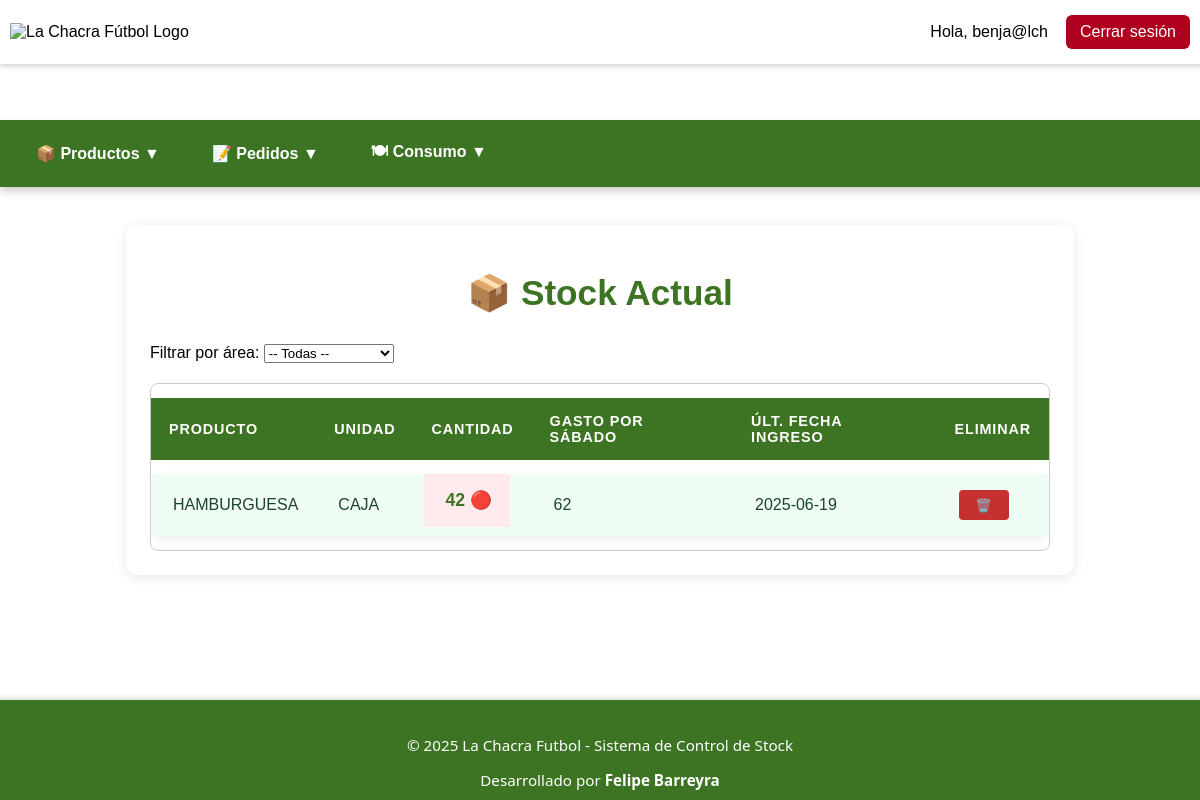
The app's page /index.php (signed in) with its own data.
### tables this page shows
CREATE TABLE `productos` (
  `id` int(11) NOT NULL,
  `nombre` varchar(100) DEFAULT NULL,
  `unidad_medida` varchar(50) DEFAULT NULL,
  `cantidad_actual` decimal(10,2) DEFAULT NULL,
  `gasto_x_sabado` decimal(10,2) DEFAULT NULL,
  `fecha_ingreso` date NOT NULL DEFAULT current_timestamp(),
  `id_area` int(11) DEFAULT NULL
);

### controllers/controllerproducto.php (called while the page is built, shortened)
<?php
require_once __DIR__ . '/../models/modelproducto.php';
class StockController {
    public function stockActual() {
        global $pdo;
        $productoModel = new Producto($pdo);
        $id_area = $_GET['id_area'] ?? null;
        if ($id_area) {
            $productos = $productoModel->obtenerProductosPorArea($id_area);
            $areaSeleccionada = $productoModel->obtenerNombreArea($id_area);
        } else {
            $productos = $productoModel->obtenerStockPorArea();
        }
        include __DIR__ . '/../views/stock/actual.php';
    }
}

### models/modelproducto.php (called while the page is built, shortened)
<?php
class Producto {
    private $pdo;
    public function __construct($pdo) {
        $this->pdo = $pdo;
    }
    public function obtenerStockPorArea() {
        $sql = "SELECT p.*, a.nombre AS nombre_area, a.id AS id_area
                FROM productos p
                JOIN areas a ON p.id_area = a.id
                ORDER BY a.nombre, p.nombre";
        $stmt = $this->pdo->query($sql);
        return $stmt->fetchAll();
    }
}

### views/stock/actual.php (the view, shortened to what this page needs)
<!DOCTYPE html>
<html lang="es">
<head>
    <link rel="stylesheet" href="css/styles.css">
</head>
<body>
<?php
function mostrarDecimalLimpio($num) {
    return rtrim(rtrim(number_format($num, 2, '.', ''), '0'), '.');
}
?>
<div class="stock-actual-container">
    <h1>📦 Stock Actual <?= isset($areaSeleccionada) ? "– Área: $areaSeleccionada" : "" ?></h1>
    <form method="GET" action="" class="stock-filter-form">
        <label for="id_area">Filtrar por área:</label>
        <select name="id_area" id="id_area" onchange="this.form.submit()">
            <option value="">-- Todas --</option>
        </select>
    </form>
    <div class="stock-scroll">
        <table>
            <thead>
                <tr>
                    <th>Producto</th>
                    <th>Unidad</th>
                    <th>Cantidad</th>
                    <th>Gasto por Sábado</th>
                    <th>Últ. Fecha Ingreso</th>
                    <th>Eliminar</th>
                </tr>
            </thead>
            <tbody>
                <?php foreach ($productos as $p): ?>
                    <tr>
                        <td data-label="Producto"><?= htmlspecialchars($p['nombre']) ?></td>
                        <td data-label="Unidad"><?= htmlspecialchars($p['unidad_medida']) ?></td>
                        <?php
                        $cantidad = $p['cantidad_actual'];
                        $gasto = $p['gasto_x_sabado'];
                        $alertaStock = ($cantidad < $gasto);
                        ?>
                        <td class="<?= $alertaStock ? 'stock-alerta tooltip' : 'stock-ok tooltip' ?>">
                            <?= mostrarDecimalLimpio($cantidad) ?>
                            <?= $alertaStock ? ' 🔴' : ' ✅' ?>
                        </td>
                        <td data-label="Gasto por Sábado"><?= mostrarDecimalLimpio($p['gasto_x_sabado']) ?></td>
                        <td data-label="Fecha Ingreso"><?= isset($p['fecha_ingreso']) ? htmlspecialchars($p['fecha_ingreso']) : 'N/D' ?></td>
                        <td>
                        <form method="POST" action="index.php?seccion=eliminar_producto"
                            onsubmit="return confirm('¿Estás seguro de eliminar este producto? Esta acción no se puede deshacer.');"
                            style="display:inline;">
                            <button type="submit" class="btn-eliminar-pro" title="Eliminar Producto">🗑️</button>
                        </form>
                        </td>
                    </tr>
                <?php endforeach; ?>
            </tbody>
        </table>
    </div>
</div>
</body>
</html>

### css/styles.css (style rules this page uses)
body { font-family: Arial, sans-serif; background-color: #fff; margin: 0; display: flex; justify-content: center; align-items: center; height: 100vh; }
button { width: 100%; padding: 12px; background-color: #337913; border: none; color: white; font-size: 16px; border-radius: 6px; cursor: pointer; }
.stock-actual-container { max-width: 900px; margin: 2rem auto; padding: 1.5rem; background: #fff; border-radius: 12px; box-shadow: 0 2px 12px rgba(0, 0, 0, 0.1); }
.stock-scroll { max-height: 500px; overflow-y: auto; margin-top: 20px; border-radius: 8px; border: 1px solid #ccc; }
.stock-actual-container > h1 { text-align: center; color:#3d7424; font-weight: 700; font-size: 2.2rem; margin-bottom: 30px; }
.stock-actual-container table { width: 100%; border-collapse: separate; border-spacing: 0 14px; font-size: 1rem; }
.btn-eliminar-pro { background-color: #c53030; color: #fff; width: 50px; height: 30px; font-size: 0.8rem; display: flex; justify-content: center; align-items: center; border-radius: 4px; }
.stock-actual-container thead tr { background-color: #3d7424; color: #fff; text-transform: uppercase; font-weight: 700; letter-spacing: 0.06em; font-size: 0.9rem; border-radius: 14px 14px 0 0; }
.stock-actual-container thead th { padding: 15px 18px; text-align: left; }
.stock-actual-container tbody tr { background-color: #f0fdf4; box-shadow: 0 3px 8px rgba(0,0,0,0.08); border-radius: 12px; transition: background-color 0.25s ease; }
.stock-actual-container tbody td { padding: 16px 18px; vertical-align: middle; color: #1b4332; border-left: 4px solid transparent; transition: border-color 0.25s ease; }
.stock-actual-container tbody td:nth-child(3) { font-weight: 700; font-size: 1.1rem; color: #3d7424; }
.stock-alerta { color: #c62828; font-weight: bold; background-color: #ffebee; border-left: 5px solid #e53935; position: relative; animation: shake 0.3s ease-in-out 2; cursor: help; margin-left: 10px; }
.tooltip { position: relative; }
.tooltip { position: relative; cursor: help; display: inline-block; }
.stock-alerta { color: #e53935; font-weight: 700; }

### records on screen
productos: nombre "HAMBURGUESA", unidad_medida "CAJA", cantidad_actual "42", gasto_x_sabado "62", fecha_ingreso "2025-06-19"

### other values on screen
$_SESSION['usuario'] "benja@lch"
